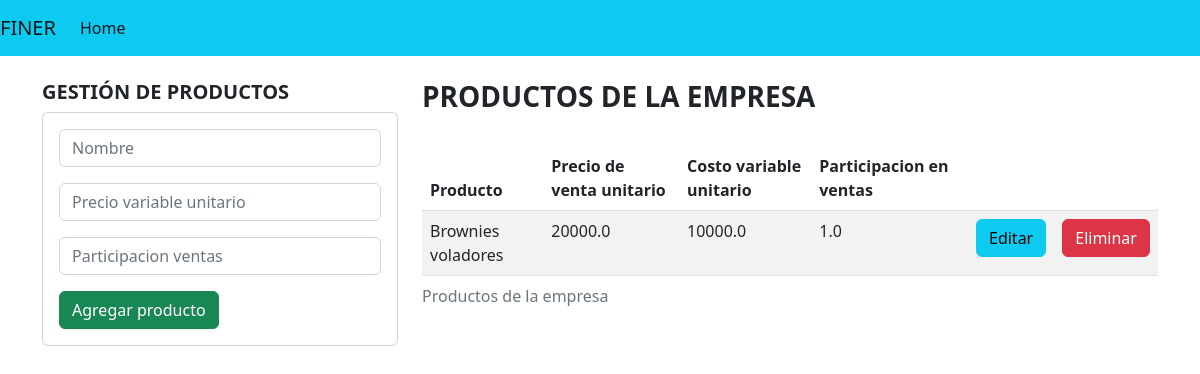
Before: /productos/ with the older database file.
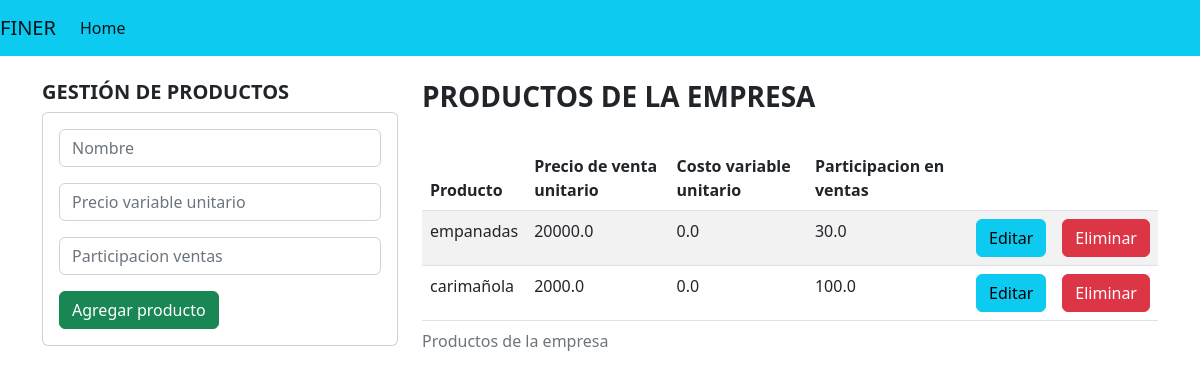
After: the same page with the newer database file.
### FinerApp/models.py (models this page shows)
class Producto(models.Model):
   empresa_id = models.ForeignKey(Empresa, on_delete=models.CASCADE) #Llave foranea
   nombre = models.CharField(max_length=30)
   c_v_u = models.DecimalField(max_digits=10,decimal_places=1,default=0,blank=True)  # Esto se puede calcular con base en el costo de los conceptos asociados
   p_v_u = models.DecimalField(max_digits=10,decimal_places=1)
   participacion_ventas = models.DecimalField(max_digits=10,decimal_places=1)
   margen_contribucion = models.DecimalField(max_digits=10,decimal_places=1,default=0)

### FinerApp/views.py (the view, shortened to what this page needs)
# urls.py: path('productos/', views.gestion_producto, name= 'gestion_producto'),
def gestion_producto(request,empresa_id=1):
   tipoEmpresa = Empresa.objects.get(id=empresa_id).tipo_empresa
   productos = Producto.objects.filter(empresa_id=empresa_id)
   form = FormProducto()
   return render(request, "gestion_producto.html", {"productos": productos,'form':form,'tipoEmpresa':Empresa.objects.get(id=empresa_id).tipo_empresa})

### FinerApp/forms.py
class FormProducto(forms.ModelForm):
   class Meta:
      model = Producto
      fields = [
         'nombre',
         'c_v_u',
         'p_v_u',
         'participacion_ventas',
      ]
      labels = {
         'nombre': 'Nombre',
         'c_v_u': 'Costo variable unitario',
         'p_v_u': 'Precio variable unitario',
         'participacion_ventas':'Participacion ventas'
      }
      widgets = {
         'nombre':forms.TextInput(attrs={'class':'form-control','placeholder':labels['nombre']}),
         'c_v_u':forms.TextInput(attrs={'class':'form-control','placeholder':labels['c_v_u']}),
         'p_v_u': forms.TextInput(attrs={'class':'form-control','placeholder':labels['p_v_u']}),
         'participacion_ventas': forms.TextInput(attrs={'class':'form-control','placeholder':labels['participacion_ventas']}),
      }

### FinerApp/templates/gestion_producto.html (shortened to what this page needs)
{% extends "base.html" %}
{% block contenido %}
<div class = "row">
   <div class = "col-sm-12 col-md-6 col-lg-4 col-xl-4 ">
   <h5><strong>GESTIÓN DE PRODUCTOS</strong></h5>
      <div class ="card">
         <div class= "card-body">
            <form action="" method = "POST">
               <div class = "form-group mb-3">
                  {{form.nombre}}
               </div>
               <div class = "form-group mb-3">
                  {{form.p_v_u}}
               </div>
               <div class="form-group mb-3">
                  {{form.participacion_ventas}}
               </div>
               <div class = "form-group">
                  <button type= "submit" class= "btn btn-success btn-block text-white">Agregar producto</button>
               </div>
            </form>
         </div>
      </div>
   </div>
   <div class = "col-sm-12 col-md-6 col-lg-8 col-xl-8 ">
      <h3><strong>PRODUCTOS DE LA EMPRESA</strong></h3>
      <div class = "table-responsive py-2 ">
         <table class = "table table-striped" >
            <caption> Productos de la empresa</caption>
            <thead>
               <th>Producto</th>
               <th>Precio de venta unitario</th>
               <th>Costo variable unitario</th>
               <th>Participacion en ventas</th>
               <th colspan = "2"></th>
            </thead>
            <tbody>
               <ul>
                  {% for p in productos %}
                  <tr>
                  <td>{{p.nombre}}</td>
                  <td>{{p.p_v_u}}</td>
                  <td>{{p.c_v_u}}</td>
                  <td>{{p.participacion_ventas}}</td>
                  <td><a href = "{% url 'editar_producto' p.id %}" class= "btn btn-info">Editar</a></td>
                  <td><a href = "{% url 'eliminar_producto' p.id %}" class= "btn btn-danger">Eliminar</a></td>
                  </tr>
                  {% endfor%}
               </ul>
            </tbody>
         </table>
      </div>
   </div>
</div>
{% endblock %}

Changed rows visible on the page:
removed Producto: nombre "Brownies voladores", p_v_u "20000.0", c_v_u "10000.0", participacion_ventas "1.0"
added Producto: nombre "empanadas", p_v_u "20000.0", c_v_u "0.0", participacion_ventas "30.0"
added Producto: nombre "carimañola", p_v_u "2000.0", c_v_u "0.0", participacion_ventas "100.0"
